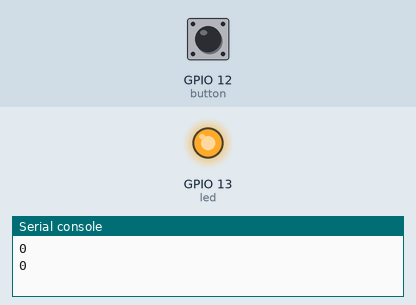
Simulated run of this program. Board: ESP8266 board running MicroPython. On the bench: output pins drawn as LEDs (lit = HIGH), the last lines printed to the serial console. The test bench sets the inputs (shaded band); at power-on: GPIO 12 (button) HIGH.

Above: at 1.2 s.
1.3 s: GPIO 12 (button) pulled LOW for 1.2 s
At 2.6 s:
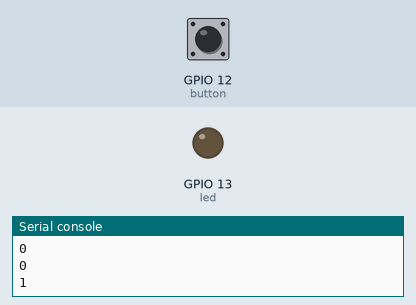
4.5 s: GPIO 12 (button) pulled LOW for 3.2 s
At 8.4 s:
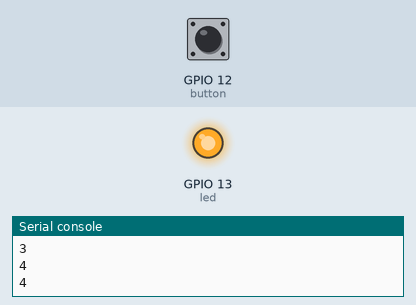
Timing chart, 0 to 9.9 s (numbered marks = the images above; inputs shaded):
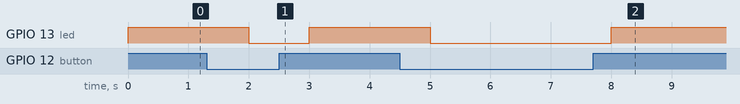

Measured:
- after the input at 1.3 s, GPIO 13 (led): HIGH → LOW after 0.70 s, → HIGH 1.0 s later
- after the input at 4.5 s, GPIO 13 (led): HIGH → LOW after 0.50 s, → HIGH 3.0 s later

The program:

counter.py
```python
from machine import Pin
from time import sleep

led = Pin(13, Pin.OUT)
button = Pin(12, Pin.IN, Pin.PULL_UP)

c = 0
while True:

    # The value function returns the current level of the pin,
    # either 1 for a high logic level or 0 for a low logic level.
    # Notice how the button is at a high level (value returns 1) when
    # it's not pressed. This is because the pull-up resistor keeps the pin at
    # a high level when it's not connected to ground through the button.
    # When the button is pressed then the input pin connects to ground
    # and reads a low level (value returns 0).
    if not button.value():
        # Remember that the internal led turn on
        # when the pin is LOW
        led.value(0)
        c += 1
    else:
        led.value(1)

    print(c)
    sleep(1)
```
